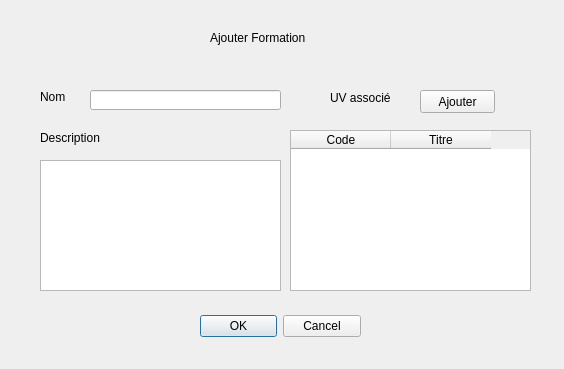
<?xml version="1.0" encoding="UTF-8"?>
<ui version="4.0">
 <class>modifierform</class>
 <widget class="QDialog" name="modifierform">
  <property name="geometry">
   <rect>
    <x>0</x>
    <y>0</y>
    <width>564</width>
    <height>369</height>
   </rect>
  </property>
  <property name="windowTitle">
   <string>Dialog</string>
  </property>
  <widget class="QLabel" name="label">
   <property name="geometry">
    <rect>
     <x>210</x>
     <y>30</y>
     <width>101</width>
     <height>16</height>
    </rect>
   </property>
   <property name="text">
    <string>Ajouter Formation</string>
   </property>
  </widget>
  <widget class="QTableWidget" name="tableWidget">
   <property name="geometry">
    <rect>
     <x>290</x>
     <y>130</y>
     <width>241</width>
     <height>161</height>
    </rect>
   </property>
   <column>
    <property name="text">
     <string>Code</string>
    </property>
   </column>
   <column>
    <property name="text">
     <string>Titre</string>
    </property>
   </column>
  </widget>
  <widget class="QLabel" name="label_4">
   <property name="geometry">
    <rect>
     <x>330</x>
     <y>90</y>
     <width>61</width>
     <height>16</height>
    </rect>
   </property>
   <property name="text">
    <string>UV associées</string>
   </property>
  </widget>
  <widget class="QLabel" name="label_2">
   <property name="geometry">
    <rect>
     <x>40</x>
     <y>90</y>
     <width>46</width>
     <height>13</height>
    </rect>
   </property>
   <property name="text">
    <string>Nom</string>
   </property>
  </widget>
  <widget class="QLabel" name="label_3">
   <property name="geometry">
    <rect>
     <x>40</x>
     <y>130</y>
     <width>61</width>
     <height>16</height>
    </rect>
   </property>
   <property name="text">
    <string>Description</string>
   </property>
  </widget>
  <widget class="QTextEdit" name="textEdit">
   <property name="geometry">
    <rect>
     <x>40</x>
     <y>160</y>
     <width>241</width>
     <height>131</height>
    </rect>
   </property>
  </widget>
  <widget class="QLineEdit" name="lineEdit">
   <property name="geometry">
    <rect>
     <x>90</x>
     <y>90</y>
     <width>191</width>
     <height>20</height>
    </rect>
   </property>
  </widget>
  <widget class="QPushButton" name="pushButton">
   <property name="geometry">
    <rect>
     <x>420</x>
     <y>90</y>
     <width>75</width>
     <height>23</height>
    </rect>
   </property>
   <property name="text">
    <string>Ajouter</string>
   </property>
  </widget>
  <widget class="QDialogButtonBox" name="buttonBox">
   <property name="geometry">
    <rect>
     <x>200</x>
     <y>310</y>
     <width>161</width>
     <height>32</height>
    </rect>
   </property>
   <property name="orientation">
    <enum>Qt::Horizontal</enum>
   </property>
   <property name="standardButtons">
    <set>QDialogButtonBox::Cancel|QDialogButtonBox::Ok</set>
   </property>
  </widget>
 </widget>
 <resources/>
 <connections/>
</ui>
